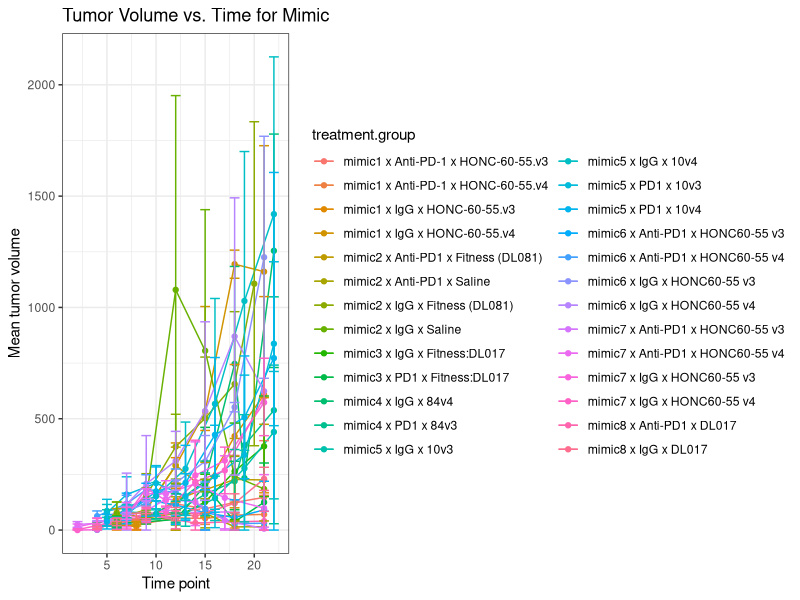

Reproduce this figure in R. (Note: this script raises an error after producing the figure.)
## ---- chunk 1
knitr::opts_chunk$set(echo = TRUE)

# Load required packages
library(readxl)
library(tidyverse)

## ---- chunk 2
tsizes <- read.csv("../data/2022-03-22_tumor-size_R-formatted.csv", stringsAsFactors = F)
## ---- chunk 3
# calcTumorVol <- function(tmp){
#   tmp %>%
#     mutate(tail.number = as.character(tail.number)) %>%
#     mutate(tumor.volume = (`tumor.length.(mm)` * (`tumor.width.(mm)`^2)) / 2,
#            tumor.volume = dplyr::if_else(is.na(tumor.volume),
#                                          true = 0,
#                                          false = tumor.volume)) %>%
#     group_by(tail.number, treatment.group, date) %>%
#     summarise(tumor.volume = sum(tumor.volume)) %>%
#     ungroup() %>%
#     mutate(time.point = as.numeric(as.factor((date))))  %>%
#     select(-date)
# }
## ---- chunk 4
# zero.vals <- c("n/a", "N/A")
# 
# mim1 <- tsize.raw[[1]] %>%
#   mutate(`tumor.length.(mm)` = ifelse(is.na(`tumor.length.(mm)`), 0, `tumor.length.(mm)`),
#           `tumor.width.(mm)` = ifelse(is.na(`tumor.width.(mm)`), 0, `tumor.width.(mm)`)) %>%
#   mutate(condition = dplyr::if_else(grepl("v3", microbiome.sample),
#                                    true = "mimic1.pre-DI",
#                                    false = "mimic1.post-DI"),
#          treatment.group = paste(treatment, condition, sep = " x ")) %>%
#   calcTumorVol()
# 
# mim2 <- tsize.raw[[2]] %>%
#   drop_na(`tumor.length.(mm)`) %>%
#   mutate(`tumor.length.(mm)` =ifelse(`tumor.length.(mm)` %in% zero.vals, 0, `tumor.length.(mm)`),
#          `tumor.width.(mm)` = ifelse(`tumor.width.(mm)` %in% zero.vals, 0, `tumor.width.(mm)`)) %>%
#   mutate(`tumor.length.(mm)` = as.numeric(`tumor.length.(mm)`),
#          `tumor.width.(mm)` = as.numeric(`tumor.width.(mm)`),
#          treatment.group = paste(gsub(".-(.*)", "\\1", `cage (treatment)`),
#                                  microbiome.sample, sep = " x ")) %>%
#   calcTumorVol()
# 
# # Problem: need to split mouse ids by cage
# mim3 <- tsize.raw[[3]] %>%
#   drop_na(`tumor.length.(mm)`) %>%
#   filter(`tumor.length.(mm)` != "not present") %>%
#   mutate(`tumor.length.(mm)` =ifelse(`tumor.length.(mm)` %in% zero.vals, 0, `tumor.length.(mm)`),
#          `tumor.width.(mm)` = ifelse(`tumor.width.(mm)` %in% zero.vals, 0, `tumor.width.(mm)`)) %>%
#   mutate(`tumor.length.(mm)` = as.numeric(`tumor.length.(mm)`),
#          `tumor.width.(mm)` = as.numeric(`tumor.width.(mm)`),
#          condition =  "Fitness:DL017",
#          treatment = ifelse(grepl("1$", `cage (treatment)`), "IgG",
#                             ifelse(grepl("2$", `cage (treatment)`), "IgG", "PD1")),
#          treatment.group = paste(treatment, condition, sep = " x ")) %>%
#   mutate(tail.number = paste0(tail.number, `cage (treatment)`)) %>%
#   calcTumorVol()
# 
# mim4 <- tsize.raw[[4]] %>%
#   drop_na(`tumor.length.(mm)`) %>%
#   mutate(`tumor.length.(mm)` =ifelse(`tumor.length.(mm)` %in% zero.vals, 0, `tumor.length.(mm)`),
#          `tumor.width.(mm)` = ifelse(`tumor.width.(mm)` %in% zero.vals, 0, `tumor.width.(mm)`)) %>%
#   mutate(`tumor.length.(mm)` = as.numeric(`tumor.length.(mm)`),
#          `tumor.width.(mm)` = as.numeric(`tumor.width.(mm)`),
#          treatment.group = paste(microbiome.sample, Treatment, sep = "/"),
#          tail.number = paste(tail.number, cage)) %>%
#   calcTumorVol()

## ---- chunk 5
mean.vals <- tsizes %>%
  mutate(treatment.group = paste(experiment, treatment, microbiome.sample, sep = " x ")) %>%
  group_by(treatment.group, days.from.injection) %>%
  summarise(mean.volume = mean(tumor.volume),
            sd.volume = sd(tumor.volume)) %>%
  ungroup() %>%
  mutate(lwr = mean.volume - sd.volume,
         upr = mean.volume + sd.volume) %>%
  mutate(lwr = if_else(lwr < 0, 0, lwr))
## ---- chunk 6


mean.vals %>%
  ggplot(aes(x = days.from.injection, y = mean.volume, 
             group = treatment.group, color = treatment.group)) +
  geom_line()+
  geom_point()+
  labs(title = "Tumor Volume vs. Time for Mimic", x = "Time point", y = "Mean tumor volume") +
  theme_bw() +
  # scale_color_brewer(palette = "Dark2") 
  geom_errorbar(aes(ymin = lwr, ymax = upr),
                width = 1)


write.csv(mean.vals, "../shiny-apps/tumor-line-plots/2022-03-22_mean-tumor-volumes.csv", row.names = F)
